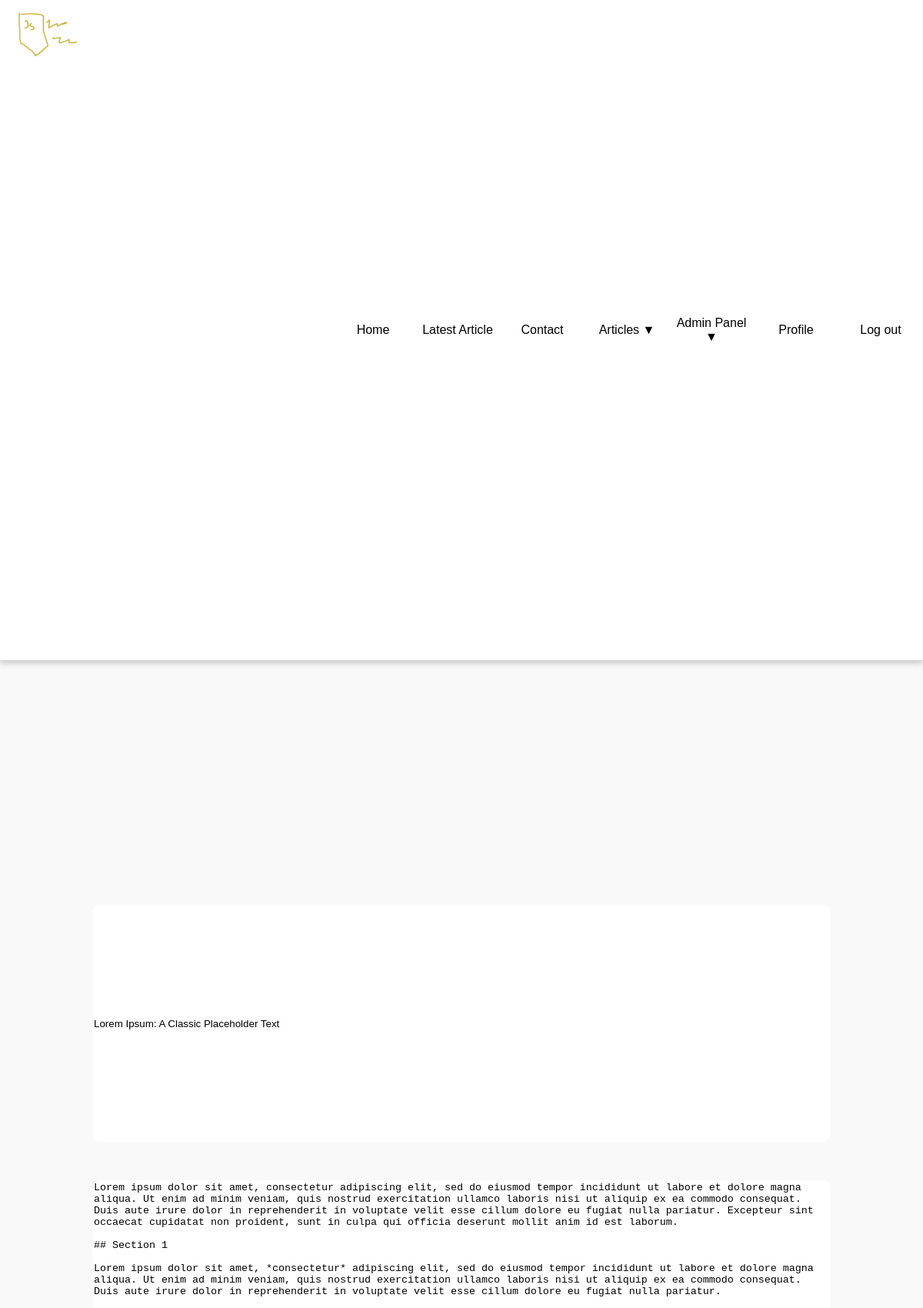
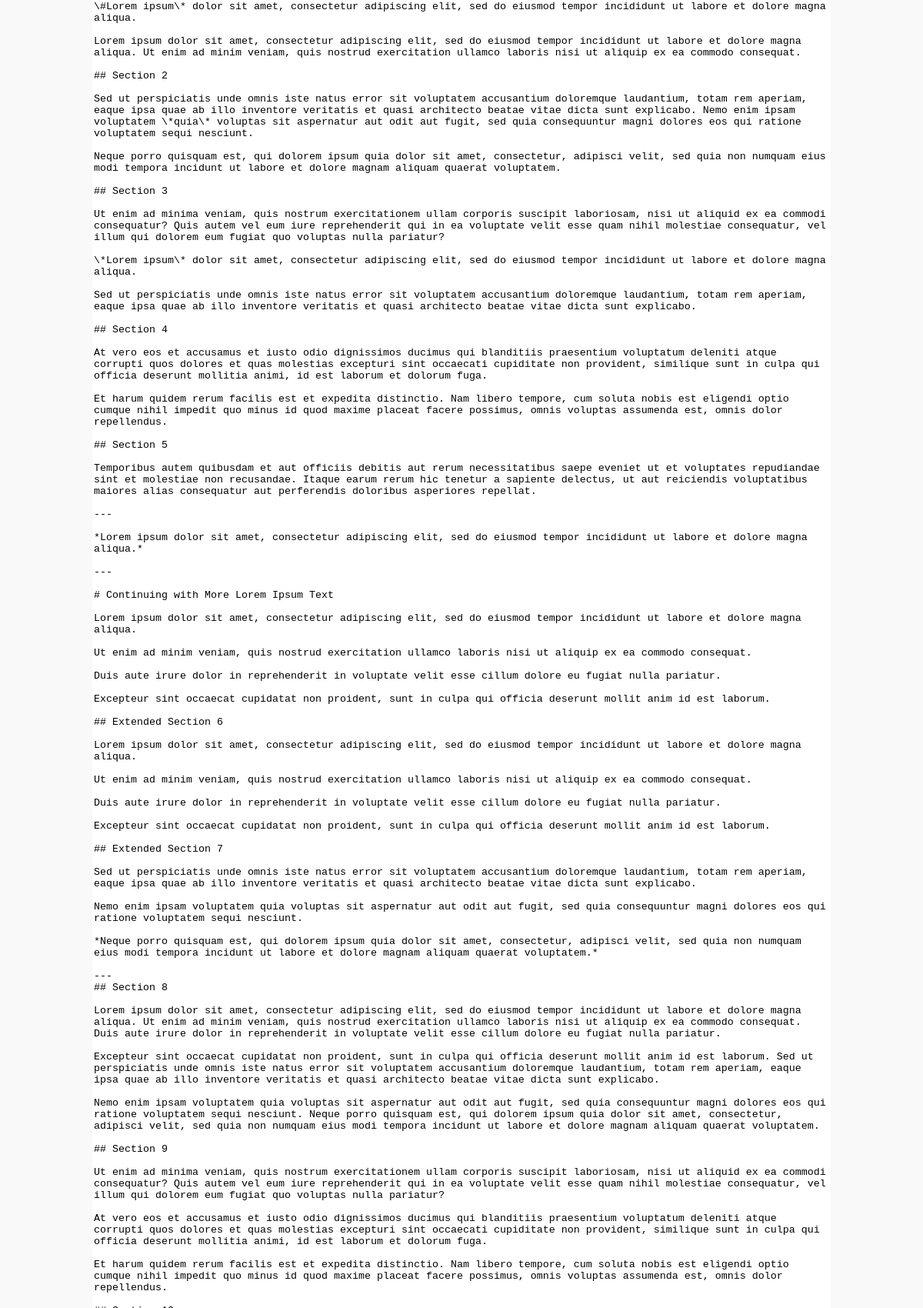
Page /managearticle.php?id=29 (signed in, upper part) on the committed database (2 pictures, top to bottom).
### tables this page shows
CREATE TABLE `articles` (
  `id` int(11) NOT NULL,
  `title` text DEFAULT NULL,
  `article` text DEFAULT NULL,
  `ownerID` int(11) DEFAULT NULL,
  `date` date DEFAULT NULL,
  `image` text DEFAULT NULL,
  `categoryID` int(11) DEFAULT NULL
);

### managearticle.php (the view, shortened to what this page needs)
<?php
include('php/functions.php');
if(isset($_GET['id'])){
    $id = $_GET['id'];
    $query = $con->prepare("SELECT * FROM articles WHERE id = ?");
    $query->bind_param("i", $id);
    $query->execute();
    $result = $query->get_result();
    if($result->num_rows > 0){
        $editarticle = $result->fetch_assoc();
    }
}
?>
<!DOCTYPE html>
<html lang="pl">
<head>
    <link rel="stylesheet" href="style.css">
</head>
<body>
    <div class="container">
        <main class="managearticle">
            <form action="managearticle.php" method="post">
                <?php
                if(isset($editarticle)){
                    $title = $editarticle['title'];
                    $article = $editarticle['article'];
                    $ownerID = $editarticle['ownerID'];
                    echo "<input type=\"hidden\" name=\"id\" value=\"$id\">
                    <input type=\"hidden\" name=\"ownerID\" value=\"$ownerID\">
                    <input type=\"text\" placeholder=\"Title\" value=\"$title\" name=\"title\">
                    <textarea name=\"article\" placeholder=\"Put your entire article here, the area can be resized if prefered\">$article</textarea>
                    <input type=\"submit\" value=\"Save and update\">";
                }
                ?>
            </form>
        </main>
    </div>
</body>
</html>

### style.css (style rules this page uses)
html,body { margin: 0; padding: 0; width: 100%; scrollbar-width: none; -ms-overflow-style: none; scroll-behavior: smooth; }
.container { width: 100%; display: flex; flex-direction: column; flex-wrap: wrap; background-color: #f9f9f9; }
main { min-height: 85vh; margin-left: 5%; display: flex; flex-direction: column; flex-wrap: wrap; align-content: space-around; align-items: center; }
.managearticle { height: auto; width: 100%; margin: auto; margin-top: 5vh; margin-bottom: 5vh; }
.managearticle form { height: auto; width: 80%; display: flex; flex-direction: column; text-align: start; justify-tracks: start; }
.managearticle * { border:none; border-radius: 10px; }
.managearticle input { height: 4.8vh; margin-bottom: 0.8vh; }
.managearticle textarea { margin-bottom: 0.8vh; height: 72vh; resize: vertical; }

### rows in the picture
articles: title "Lorem Ipsum: A Classic Placeholder Text", article "Lorem ipsum dolor sit amet, consectetur adipiscing elit, sed do eiusmod tempor incididunt ut labore et dolore magna aliqua. Ut enim ad minim veniam, quis nostrud exercitation ullamco laboris nisi ut aliquip ex ea commodo consequat. Duis aute irure dolor in reprehenderit in voluptate velit esse cillum dolore eu fugiat nulla pariatur. Excepteur sint occaecat cupidatat non proident, sunt in culpa qui officia deserunt mollit anim id est laborum. ## Section 1 Lorem ipsum dolor sit amet, *consectetur* adipiscing elit, sed do eiusmod tempor incididunt ut labore et dolore magna aliqua. Ut enim ad minim veniam, quis nostrud exercitation ullamco laboris nisi ut aliquip ex ea commodo consequat. Duis…"
